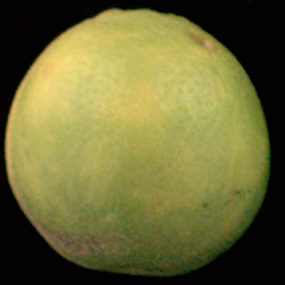
#> input picture AutomatedFruitGradingAndSorting/imageProc/Other Images/Sweetlimes_images/1.bmp, 285 x 285 px
$ python -i svrFinalPyControl.py   (imports and definitions only)   (older library calls are emulated)
#> lines starting #> are read from the running program, lines starting #| are printed output that depends on the picture; after the words box and inside, x2 and y2 are one past the last pixel; in counts of white or black regions, pixels touching at a corner belong together
#> further down, picture is the input picture: shape (285, 285, 3); mean B, G, R 54.7, 106.4, 109.4
"""
Computer Control of Online Fruit Sorting System
===============================================
Controller that acts to take inputs from PhotoElectric Sensor through an Arduino; Take an image when the trigger arives; Process the image to get the grade of the imaged fruit; Send the grade back to the Arduino.

Processes the image taken and grades the fruit in the image based on criteria that need to be set.
See https://github.com/shubhvachher/fruitSorter for the complete project.
"""
import serial
import time
import cv2
import numpy as np
import threading

#Setup
# [2 lines not run here, left out]

# [1 line that did not run here, left out]
# [1 line not run here, left out]

#Funtion Definitions
# [5 lines left out: function showImage, not called in this run]

def distCalc(pt1,pt2):
	"""Find the geometric distance between two points of the format (x,y)"""
	x1,y1 = pt1
	x2,y2 = pt2
	dist = (((y2-y1)**2)+((x2-x1)**2))**0.5
	return dist

# [16 lines left out: function takeImage, not called in this run]

def minVarRadius(contour, toShowImg, verbosity=0):
	"""Finds the true center of a convex controur and thus approximates its radius. Uses the math that the array of distances of the center of a circle from all the points on the circle's perimeter will have a statistical variance of zero."""
	image = toShowImg.copy()
	M=cv2.moments(contour)
	cx = M['m10']/M['m00']
	cy = M['m01']/M['m00']
	dx=0
	dy=0
	counter = 0
	if(verbosity>0):
		print("START of center finding")
	while True:
		centroid =(cx+dx,cy+dy)
		cx=centroid[0]
		cy=centroid[1]
		sumRad = 0
		minRadpt = contour[0][0]
		allRad = []
		for i in range(0,len(contour)):
			allRad.append(distCalc(centroid,contour[i][0]))
			sumRad = sumRad+allRad[i]
			if(allRad[i]<distCalc(centroid,minRadpt)):
				minRadpt=contour[i][0]
		std = np.std(allRad)
		if(verbosity>0):
			image = toShowImg.copy()
			cv2.circle(image, (int(centroid[0]),int(centroid[1])), 2, (0,0,255), 2)
			cv2.circle(image, (int(minRadpt[0]),int(minRadpt[1])), 2, (255,0,0), 2)
			showImage(image)
			print(std)

		if(std<7):
			if(verbosity>0):
				print("END")
				time.sleep(3)
			rad = sumRad/len(contour)
			return rad,std
		else: #Update the center here
			dx = 1*std*np.sin(np.arctan2((centroid[0]-minRadpt[0]),(centroid[1]-minRadpt[1])))
			dx = dx+((-1)**np.random.randint(0,2))*4
			dy = 1*std*np.cos(np.arctan2((centroid[0]-minRadpt[0]),(centroid[1]-minRadpt[1])))
			dy = dy+((-1)**np.random.randint(0,2))*4
		counter+=1
		if(counter>20):
			if(verbosity>0):
				print("Counter Exceeded. Ending with radius ZERO.")
			return 0,0

def radFinder(image, verbosity=0):
	"""Given an image of a fruit, it finds the center of the fruit and its radius using any or all of the methods of finding radius via Area of contour or the minVarRadius function."""
#> called with verbosity = 0
	image_bw = cv2.cvtColor(image.copy(), cv2.COLOR_BGR2GRAY)
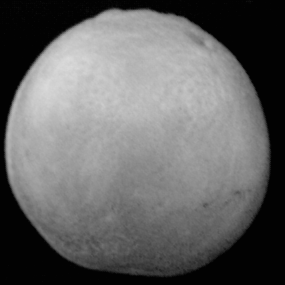
#> image_bw: shape (285, 285); min 2, max 219, mean 101.5
	th1 = cv2.adaptiveThreshold(image_bw.copy(), 255, cv2.ADAPTIVE_THRESH_GAUSSIAN_C, cv2.THRESH_BINARY_INV, 11, 2)
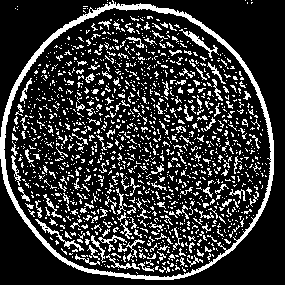
#> th1: shape (285, 285); 20.3% white in thin lines or dots
	image_copy = image.copy()

	radMax = 0
	dpMax =0
	for dp in range(1,10,1):
		if(verbosity>1):
			image = image_copy.copy()
		circ = cv2.HoughCircles(image_bw.copy(), cv2.HOUGH_GRADIENT, dp, minDist = 400, minRadius=100)
		if(circ is not None):
			for c in circ:
				x,y,r =c[0].astype("int")
				if(radMax<r and r<200):
					radMax=r
					dpMax=dp
				if(verbosity>1):
					print(dp)
					cv2.circle(image,(x,y),r,(0,255,0),2)
					showImage(image,title=str(dp),waitTime=500)
		else:
			if(verbosity>1):
				print("Helllo",dp)
#> this loop made 9 passes
#> circ on passes 2 to 9: [[139, 145, 134.4]], [[136.5, 145.5, 131.5]], [[142, 142, 133.6]], [[142.5, 142.5, 137.5]], [[141, 141, 137.2]], [[136.5, 143.5, 128.7]], [[140, 140, 136.8]], [[139.5, 139.5, 136.9]]
#> after the loop, dpMax = 5; radMax = 137
	if(verbosity>1):
		image = image_copy.copy()

	circ = cv2.HoughCircles(image_bw.copy(), cv2.HOUGH_GRADIENT, dpMax, minDist = 400, minRadius=100)
#> circ = [[142.5, 142.5, 137.5]]
	if(circ is not None):
		x,y,r = circ[0,0].astype("int")
#> x = 142; y = 142; r = 137
		mask = np.zeros(th1.shape)
		for i in range(0,th1.shape[0]):
			for j in range(0,th1.shape[1]):
				dx = i-y
				dy = j-x
				mask[i,j]= ((dx**2)+(dy**2))<=(r+20)**2
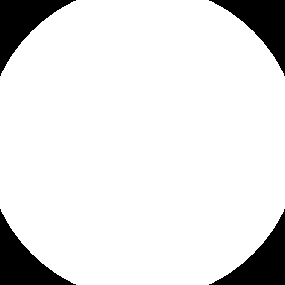
#> mask: shape (285, 285) float64; values 0 (black) and 1 (white), 89% white; 4 black regions, box (x1, y1, x2, y2) and area: (0, 0, 76, 76) 2235, (209, 0, 285, 76) 2235, (0, 209, 76, 285) 2235, (209, 209, 285, 285) 2235
				#mask[i,j]= mask[i,j]*(((dx**2)+(dy**2))>=(r-20)**2)  #Untested but should work better
		ans = np.multiply(th1,mask) #This focuses our efforts on the part of the image that is most likely to have a fruit
#> ans: shape (285, 285) float64; 20.3% white in thin lines or dots

		if(verbosity>0):
			showImage(ans, title="Masked image", waitTime=5000)

		ans_scaled = cv2.convertScaleAbs(ans.copy())
#> ans_scaled: shape (285, 285); 20.3% white in thin lines or dots
		a,cnts,b=cv2.findContours(ans_scaled.copy(),cv2.RETR_LIST,cv2.CHAIN_APPROX_SIMPLE)
#> cnts = 1513 contours, 1469 with area under 20; largest, box (x1, y1, x2, y2) and area: (0, 0, 274, 280) 59576, (3, 7, 272, 278) 56516, (179, 29, 219, 58) 132, (35, 219, 84, 251) 127, (98, 235, 127, 252) 69; b = 1513 rows, first 6: [1, -1, -1, -1], [2, 0, -1, -1], [3, 1, -1, -1], [4, 2, -1, -1], [5, 3, -1, -1], [6, 4, -1, -1]
		max_area=0
		for c in cnts:
		    area=cv2.contourArea(c)
		    if area>max_area:
		        max_area=area
		        best_cnt=c
#> this loop made 1513 passes
#> (area, max_area) on passes 21, 46, 120, 208, 1469, 1503, 1512: (23, 23), (64, 64), (69, 69), (127, 127), (132.5, 132.5), (56516.5, 56516.5), (59575.5, 59575.5)
#> area on pass 47: 31.5
#> after the loop, best_cnt = contour of 412 points, box (x1, y1, x2, y2) (0, 0, 274, 280), area 59576; max_area = 59575.5
		areaNormal=cv2.contourArea(best_cnt)
#> areaNormal = 59575.5
		cv2.drawContours(image,[best_cnt],-1,(0,255,0),2)
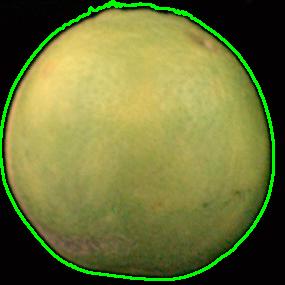
#> image: shape (285, 285, 3); 3.75% of pixels changed, all inside (x1, y1, x2, y2) = (0, 0, 275, 281)
		radAreaNormal=(areaNormal/3.14159)**0.5
#> radAreaNormal = 137.7
		radPtsNormal, stdDevNormal = minVarRadius(best_cnt, image, verbosity)
#> in minVarRadius, `M=cv2.moments(contour)`: M = moments, m00 59575.5, centre m10/m00, m01/m00 = (137.2, 144.1)
#> in minVarRadius, `cx = M['m10']/M['m00']`: cx = 137.2
#> in minVarRadius, `cy = M['m01']/M['m00']`: cy = 144.1
#> the loop in minVarRadius, `while True:` made 1 pass
#> (cx, cy) on pass 1: (137.2, 144.1)
		radPtsNormal = radPtsNormal - (stdDevNormal/2)
		image = image_copy.copy()

		closing = cv2.morphologyEx(ans.copy(), cv2.MORPH_CLOSE, np.ones((3,3),np.uint8))
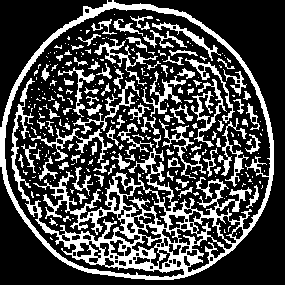
#> closing: shape (285, 285) float64; 27.6% white; 308 white regions (212 under 20 px), largest, box (x1, y1, x2, y2) and area: (0, 0, 274, 280) 12002, (191, 79, 227, 147) 581, (31, 128, 113, 163) 527
		closing = cv2.convertScaleAbs(closing)
		a,cnts,b=cv2.findContours(closing.copy(),cv2.RETR_LIST,cv2.CHAIN_APPROX_SIMPLE)
		max_area=0
		for c in cnts:
		    area=cv2.contourArea(c)
		    if area>max_area:
		        max_area=area
		        best_cnt=c
#> this loop made 390 passes
#> c on passes 23, 36, 41: [[201, 247]], [[50, 237], [50, 238], [51, 239], [52, 239]], [[236, 233], [236, 234]]

		areaClosed=cv2.contourArea(best_cnt)
		cv2.drawContours(image,[best_cnt],-1,(0,255,0),2)
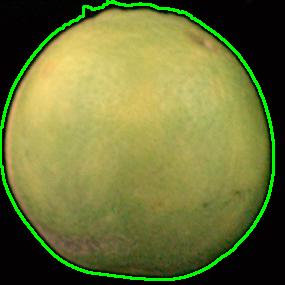
#> image: shape (285, 285, 3); 3.67% of pixels changed, all inside (x1, y1, x2, y2) = (0, 0, 275, 281)
		radAreaClosed=(areaClosed/3.14159)**0.5
		radPtsClosed, stdDevClosed = minVarRadius(best_cnt, image, verbosity)
		radPtsClosed = radPtsClosed - (stdDevClosed/2)
		image = image_copy.copy()

		if(verbosity>0):
			print("radAreaNormal is",radAreaNormal)
			print("radAreaClosed is",radAreaClosed)
			print("radPtsNormal is",radPtsNormal)
			print("radPtsCent is",radPtsClosed)
			print("stdDecNormal is",stdDevNormal)
			print("stdDevClosed is",stdDevClosed)

		radii = [radAreaNormal, radAreaClosed, radPtsNormal, radPtsClosed]
		radii = [f for f in radii if f>100]
		if(len(radii)>0):
			cv2.destroyAllWindows()
			return np.mean(radii)
		else:
			cv2.destroyAllWindows()
			return -2.34
	else:
		cv2.destroyAllWindows()
		return -2.34


# [58 lines left out: function radiusBasedGrading, not called in this run]
	# [4 lines of commented-out code are left out]


# [36 lines not run here, left out]
		#print("Total time in loop is : ",time.time()-timingUtility)

>>> import cv2
>>> picture = cv2.imread('../imageProc/Other Images/Sweetlimes_images/1.bmp')
>>> result = radFinder(picture)

$ run again, on AutomatedFruitGradingAndSorting/imageProc/Other Images/Sweetlimes_images/10.bmp
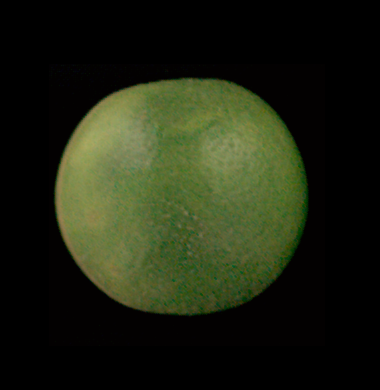
#> input picture AutomatedFruitGradingAndSorting/imageProc/Other Images/Sweetlimes_images/10.bmp, 380 x 390 px
#> picture is the input picture: shape (390, 380, 3); mean B, G, R 18, 36, 30.9
#> in radFinder, `th1 = cv2.adaptiveThreshold(image_bw.copy(), 255, cv2.ADAPTIVE_THRESH_..`:
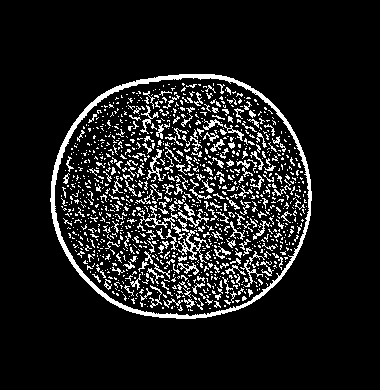
#> th1: shape (390, 380); 10.7% white in thin lines or dots, all inside (x1, y1, x2, y2) = (50, 74, 312, 319)
#> the loop in radFinder, `for dp in range(1,10,1):` made 9 passes
#> circ on passes 2 to 9: [[183, 195, 123.8]], [[181.5, 196.5, 126.1]], [[174, 198, 119.6]], [[177.5, 197.5, 123]], [[177, 195, 122.2]], [[171.5, 199.5, 118.2]], [[172, 196, 115.2]], [[175.5, 193.5, 118.9]]
#> after the loop in radFinder, `for dp in range(1,10,1):`: dpMax = 3; radMax = 126
#> in radFinder, `circ = cv2.HoughCircles(image_bw.copy(), cv2.HOUGH_GRADIENT, dpMax, mi..`: circ = [[181.5, 196.5, 126.1]]
#> x = 181; y = 196; r = 126
#> cnts = 1246 contours, 1194 with area under 20; largest, box (x1, y1, x2, y2) and area: (50, 74, 312, 319) 51132, (54, 77, 310, 317) 48540, (178, 230, 210, 263) 143, (146, 149, 163, 181) 91, (137, 205, 168, 231) 69; b = 1246 rows, first 6: [1, -1, -1, -1], [2, 0, -1, -1], [3, 1, -1, -1], [4, 2, -1, -1], [5, 3, -1, -1], [6, 4, -1, -1]
#> the loop in radFinder, `for c in cnts:` made 1246 passes
#> (area, max_area) on passes 27, 81, 185, 393, 1245, 1246: (26.5, 26.5), (32, 32), (53.5, 53.5), (143, 143), (48540, 48540), (51132, 51132)
#> after the loop in radFinder, `for c in cnts:`: best_cnt = contour of 353 points, box (x1, y1, x2, y2) (50, 74, 312, 319), area 51132; max_area = 51132
#> radAreaNormal = 127.6
#> M = moments, m00 51132, centre m10/m00, m01/m00 = (181.1, 195.4)
#> in minVarRadius, `cx = M['m10']/M['m00']`: cx = 181.1
#> in minVarRadius, `cy = M['m01']/M['m00']`: cy = 195.4
#> the loop in minVarRadius, `while True:` made 1 pass
#> (cx, cy) on pass 1: (181.1, 195.4)
#> the loop in radFinder, `for c in cnts:` made 347 passes
#> c on passes 1, 2, 30: [[209, 308], [210, 308]], [[224, 305], [224, 306], [225, 306], [225, 305]], [[123, 275], [123, 276], [124, 276], [124, 275]]
#> in radFinder, `cv2.drawContours(image,[best_cnt],-1,(0,255,0),2)`:
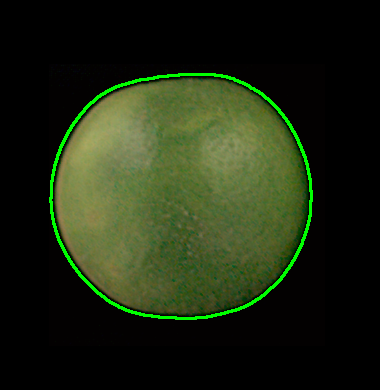
#> image: shape (390, 380, 3); 1.86% of pixels changed, all inside (x1, y1, x2, y2) = (49, 73, 313, 320)

$ run again, on AutomatedFruitGradingAndSorting/imageProc/Other Images/Sweetlimes_images/100.bmp
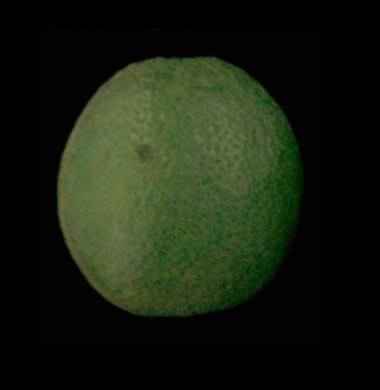
#> input picture AutomatedFruitGradingAndSorting/imageProc/Other Images/Sweetlimes_images/100.bmp, 380 x 390 px
#> picture is the input picture: shape (390, 380, 3); mean B, G, R 16, 31.3, 24.1
#> in radFinder, `th1 = cv2.adaptiveThreshold(image_bw.copy(), 255, cv2.ADAPTIVE_THRESH_..`:
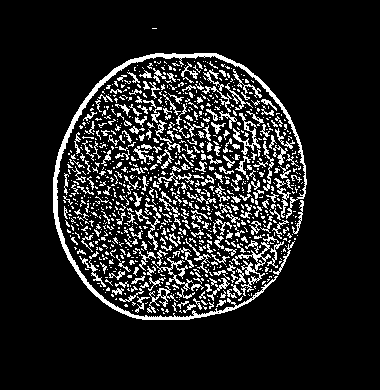
#> th1: shape (390, 380); 12.7% white in thin lines or dots, all inside (x1, y1, x2, y2) = (53, 28, 307, 320)
#> the loop in radFinder, `for dp in range(1,10,1):` made 9 passes
#> circ on passes 3 to 9: [[181.5, 175.5, 118.9]], [[198, 190, 142]], [[177.5, 192.5, 122.5]], [[183, 189, 127]], [[178.5, 185.5, 125.2]], [[180, 188, 124]], [[175.5, 193.5, 118.9]]
#> after the loop in radFinder, `for dp in range(1,10,1):`: dpMax = 4; radMax = 142
#> in radFinder, `circ = cv2.HoughCircles(image_bw.copy(), cv2.HOUGH_GRADIENT, dpMax, mi..`: circ = [[198, 190, 142]]
#> x = 198; y = 190; r = 142
#> ans: shape (390, 380) float64; 12.7% white in thin lines or dots, all inside (x1, y1, x2, y2) = (53, 53, 307, 320)
#> cnts = 1187 contours, 1077 with area under 20; largest, box (x1, y1, x2, y2) and area: (53, 53, 307, 320) 2246, (232, 234, 279, 271) 190, (233, 113, 261, 155) 176, (152, 257, 193, 291) 134, (149, 286, 178, 313) 120; b = 1187 rows, first 6: [1, -1, -1, -1], [2, 0, -1, -1], [3, 1, -1, -1], [4, 2, -1, -1], [5, 3, -1, -1], [6, 4, -1, -1]
#> the loop in radFinder, `for c in cnts:` made 1187 passes
#> (area, max_area) on passes 17, 41, 56, 74, 188, 307, 1187: (22, 22), (32, 32), (40.5, 40.5), (119.5, 119.5), (133.5, 133.5), (190, 190), (2246.5, 2246.5)
#> after the loop in radFinder, `for c in cnts:`: best_cnt = contour of 851 points, box (x1, y1, x2, y2) (53, 53, 307, 320), area 2246; max_area = 2246.5
#> radAreaNormal = 26.74
#> M = moments, m00 2246.5, centre m10/m00, m01/m00 = (153.6, 174.9)
#> in minVarRadius, `cx = M['m10']/M['m00']`: cx = 153.6
#> in minVarRadius, `cy = M['m01']/M['m00']`: cy = 174.9
#> the loop in minVarRadius, `while True:` made 4 passes
#> (cx, cy) on pass 1: (153.6, 174.9)
#> the loop in radFinder, `for c in cnts:` made 354 passes
#> c on passes 14, 44, 49: [[217, 296]], [[99, 270]], [[110, 267], [111, 267]]
#> in radFinder, `cv2.drawContours(image,[best_cnt],-1,(0,255,0),2)`:
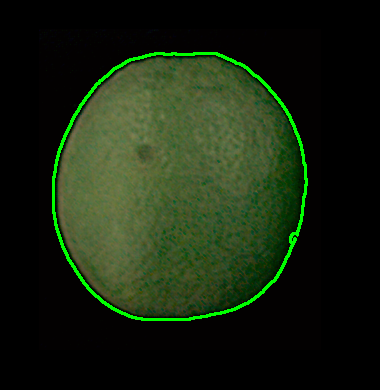
#> image: shape (390, 380, 3); 1.94% of pixels changed, all inside (x1, y1, x2, y2) = (52, 52, 308, 321)

$ run again, on AutomatedFruitGradingAndSorting/imageProc/Other Images/Sweetlimes_images/101.bmp
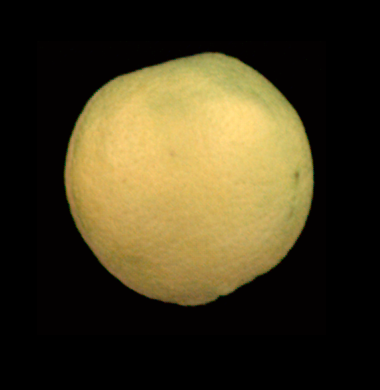
#> input picture AutomatedFruitGradingAndSorting/imageProc/Other Images/Sweetlimes_images/101.bmp, 380 x 390 px
#> picture is the input picture: shape (390, 380, 3); mean B, G, R 30.2, 56.4, 65.8
#> in radFinder, `th1 = cv2.adaptiveThreshold(image_bw.copy(), 255, cv2.ADAPTIVE_THRESH_..`:
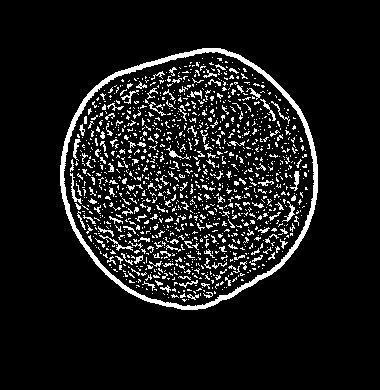
#> th1: shape (390, 380); 9.5% white in thin lines or dots, all inside (x1, y1, x2, y2) = (60, 48, 318, 310)
#> the loop in radFinder, `for dp in range(1,10,1):` made 9 passes
#> circ on passes 2 to 9: [[187, 177, 125.8]], [[187.5, 175.5, 124.9]], [[194, 178, 125.6]], [[187.5, 177.5, 127]], [[195, 177, 129.4]], [[192.5, 178.5, 127.3]], [[188, 180, 127.2]], [[193.5, 175.5, 125.2]]
#> after the loop in radFinder, `for dp in range(1,10,1):`: dpMax = 6; radMax = 129
#> in radFinder, `circ = cv2.HoughCircles(image_bw.copy(), cv2.HOUGH_GRADIENT, dpMax, mi..`: circ = [[195, 177, 129.4]]
#> x = 195; y = 177; r = 129
#> cnts = 1310 contours, 1287 with area under 20; largest, box (x1, y1, x2, y2) and area: (60, 48, 318, 310) 51754, (63, 51, 315, 307) 48795, (290, 171, 300, 191) 52, (70, 173, 82, 204) 49, (73, 139, 81, 161) 45; b = 1310 rows, first 6: [1, -1, -1, -1], [2, 0, -1, -1], [3, 1, -1, -1], [4, 2, -1, -1], [5, 3, -1, -1], [6, 4, -1, -1]
#> the loop in radFinder, `for c in cnts:` made 1310 passes
#> (area, max_area) on passes 6, 160, 266, 476, 679, 688, 1309, 1310: (22, 22), (29, 29), (43, 43), (43.5, 43.5), (49, 49), (52, 52), (48795, 48795), (51754.5, 51754.5)
#> after the loop in radFinder, `for c in cnts:`: best_cnt = contour of 373 points, box (x1, y1, x2, y2) (60, 48, 318, 310), area 51754; max_area = 51754.5
#> radAreaNormal = 128.4
#> M = moments, m00 51754.5, centre m10/m00, m01/m00 = (189.1, 177.1)
#> in minVarRadius, `cx = M['m10']/M['m00']`: cx = 189.1
#> in minVarRadius, `cy = M['m01']/M['m00']`: cy = 177.1
#> the loop in minVarRadius, `while True:` made 1 pass
#> (cx, cy) on pass 1: (189.1, 177.1)
#> the loop in radFinder, `for c in cnts:` made 364 passes
#> c on passes 1, 3, 4: [[168, 297]], [[222, 289]], [[146, 288], [146, 289], [147, 289]]
#> in radFinder, `cv2.drawContours(image,[best_cnt],-1,(0,255,0),2)`:
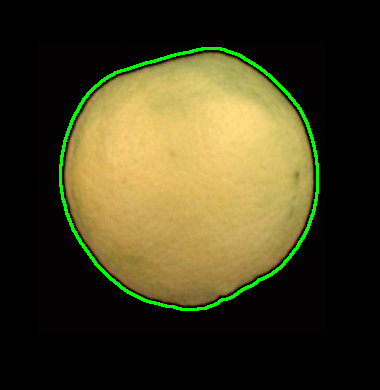
#> image: shape (390, 380, 3); 1.89% of pixels changed, all inside (x1, y1, x2, y2) = (59, 47, 319, 311)
